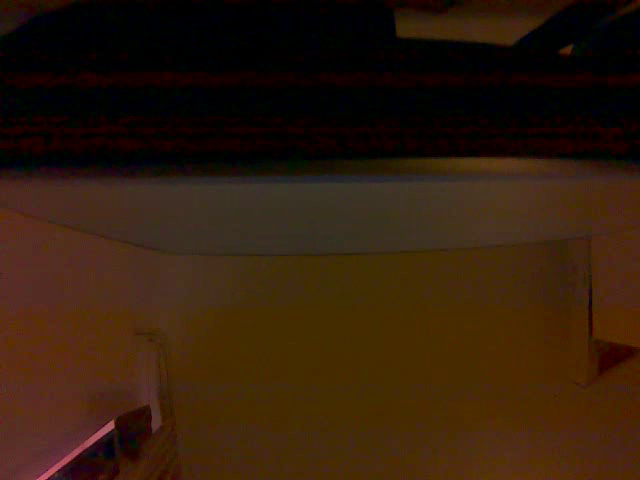
#> input picture frame 8 of videos/myCam1.avi, 640 x 480 px, given in place of x-raw, format=BGR ! appsink, which was not available
$ python saveRead.py
#> lines starting #> are read from the running program, lines starting #| are printed output that depends on the picture; after the words box and inside, x2 and y2 are one past the last pixel; in counts of white or black regions, pixels touching at a corner belong together
import cv2               #importing library
import time
print(cv2.__version__)   #printing version of library
dispW=640                #width of window or display
dispH=480                #height of window
flip=2                   #if we dont flip we see images ups and down
#Uncomment These next Two Line for Pi Camera
camSet='nvarguscamerasrc !  video/x-raw(memory:NVMM), width=1280, height=720, format=NV12, framerate=120/1 ! nvvidconv flip-method='+str(flip)+' ! video/x-raw, width='+str(dispW)+', height='+str(dispH)+', format=BGRx ! videoconvert ! video/x-raw, format=BGR ! appsink' #string variable it launches gstreamer to run the camera, native width that's coming out of camera full resolution, 21 f/s,
cam= cv2.VideoCapture(camSet)
#cam= cv2.VideoCapture('videos/myCam.avi')
outVid=cv2.VideoWriter('videos/myCam1.avi',cv2.VideoWriter_fourcc(*'XVID'),21,(dispW,dispH)  )
timeMark=time.time()
fpsFilter=0
timeMark=time.time()
font=cv2.FONT_HERSHEY_SIMPLEX
#Or, if you have a WEB cam, uncomment the next line
#(If it does not work, try setting to '1' instead of '0')
#cam=cv2.VideoCapture(1)     #create camera objects
while True:
    ret, frame = cam.read()     #read frames
#> frame is the input picture: shape (480, 640, 3); mean B, G, R 11.5, 28.4, 48.9
    dt=time.time()-timeMark
    fps=1/dt
    fpsFilter=.95*fpsFilter+.05*fps
    timeMark=time.time()
    cv2.putText(frame,str(round(fpsFilter,1))+'      '+"sriman",(0,30),font,1,(0,0,255),2)
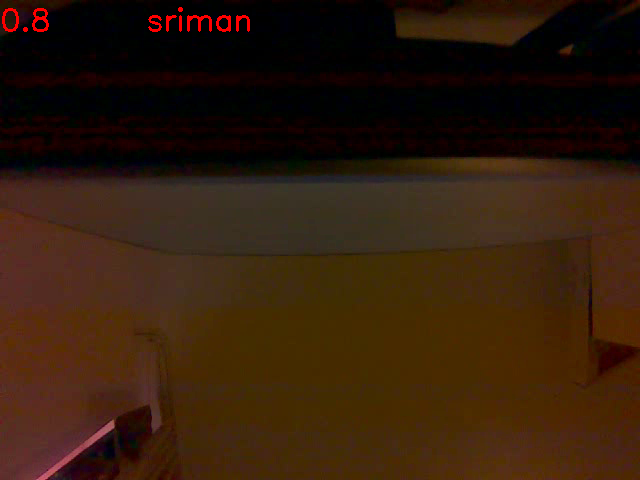
#> frame: shape (480, 640, 3); 0.35% of pixels changed, all inside (x1, y1, x2, y2) = (2, 7, 250, 32)
    cv2.imshow('nanoCam',frame)
    cv2.moveWindow('nanoCam',0,0)
    outVid.write(frame)
    if cv2.waitKey(2)==ord('q'):  #change time b/w frame by changing waitkey attributes
#> (key q is pressed here)
        break
cam.release()
outVid.release()
cv2.destroyAllWindows()

$ run again, starting later in the video
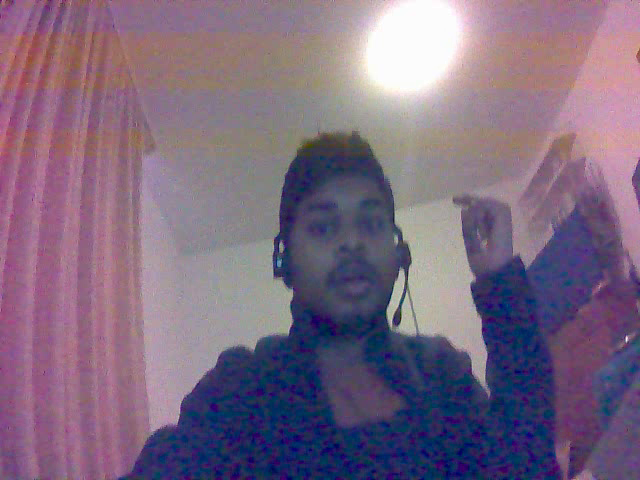
#> input picture frame 37 of videos/myCam1.avi, 640 x 480 px, given in place of x-raw, format=BGR ! appsink, which was not available
#> frame is the input picture: shape (480, 640, 3); mean B, G, R 128, 105.3, 124.3
#> `cv2.putText(frame,str(round(fpsFilter,1))+'      '+"sriman",(0,30),fon..`:
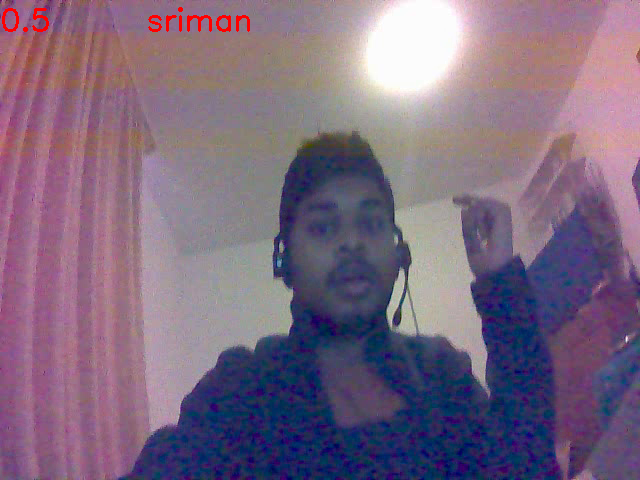
#> frame: shape (480, 640, 3); 0.35% of pixels changed, all inside (x1, y1, x2, y2) = (2, 7, 250, 32)

$ run again, starting later in the video
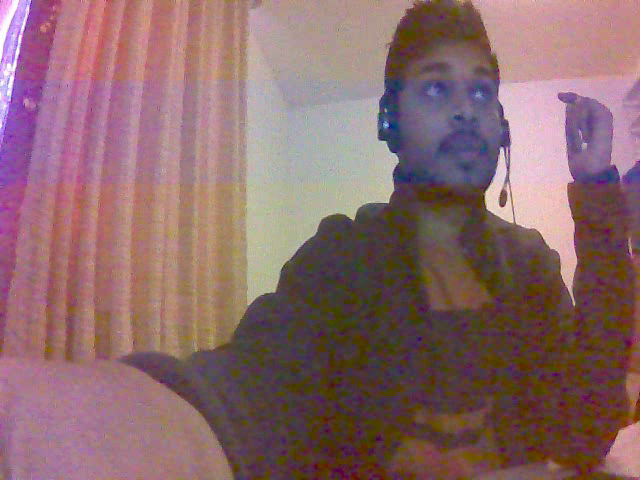
#> input picture frame 66 of videos/myCam1.avi, 640 x 480 px, given in place of x-raw, format=BGR ! appsink, which was not available
#> frame is the input picture: shape (480, 640, 3); mean B, G, R 107.1, 105.5, 139
#> `cv2.putText(frame,str(round(fpsFilter,1))+'      '+"sriman",(0,30),fon..`:
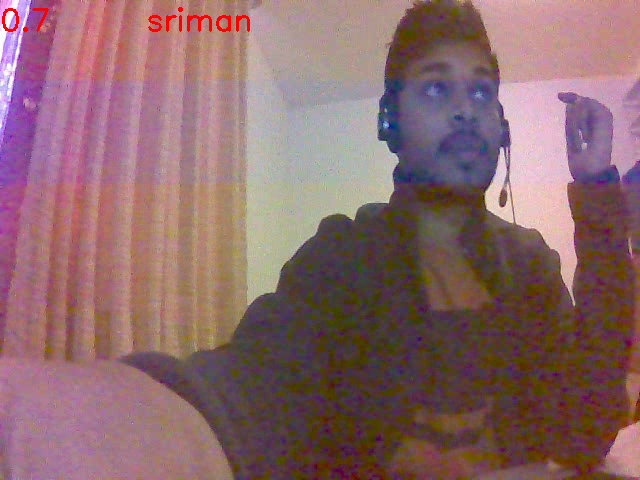
#> frame: shape (480, 640, 3); 0.32% of pixels changed, all inside (x1, y1, x2, y2) = (2, 7, 250, 32)
